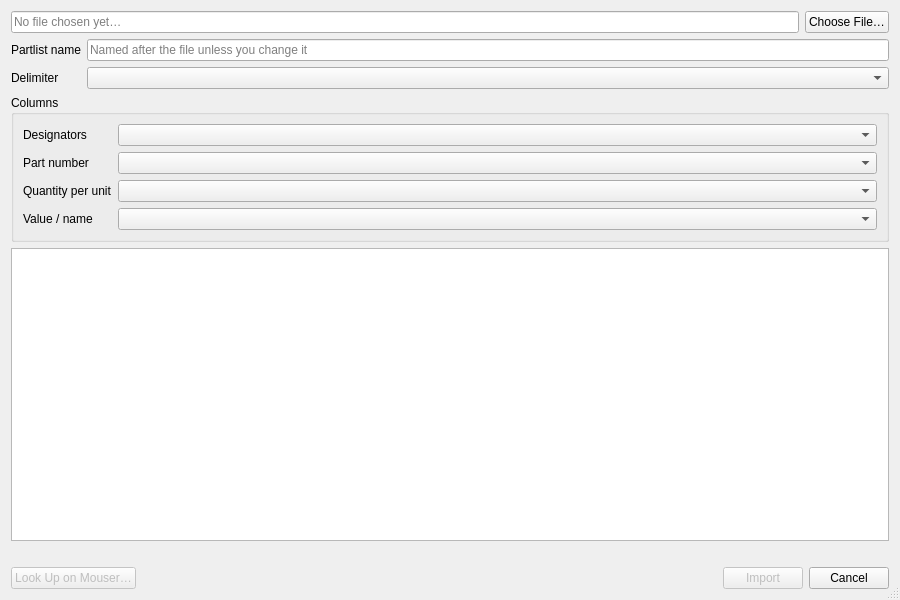
<?xml version="1.0" encoding="UTF-8"?>
<ui version="4.0">
 <class>PartlistImportDialog</class>
 <widget class="QDialog" name="PartlistImportDialog">
  <property name="geometry">
   <rect>
    <x>0</x>
    <y>0</y>
    <width>900</width>
    <height>600</height>
   </rect>
  </property>
  <property name="windowTitle">
   <string>Import CSV / BOM</string>
  </property>
  <property name="sizeGripEnabled">
   <bool>true</bool>
  </property>
  <layout class="QVBoxLayout" name="mainLayout">
   <item>
    <layout class="QHBoxLayout" name="fileLayout">
     <item>
      <widget class="QLineEdit" name="fileEdit">
       <property name="readOnly">
        <bool>true</bool>
       </property>
       <property name="placeholderText">
        <string>No file chosen yet…</string>
       </property>
      </widget>
     </item>
     <item>
      <widget class="QPushButton" name="browseButton">
       <property name="text">
        <string>Choose File…</string>
       </property>
      </widget>
     </item>
    </layout>
   </item>
   <item>
    <layout class="QFormLayout" name="headerForm">
     <item row="0" column="0">
      <widget class="QLabel" name="nameLabel">
       <property name="text">
        <string>Partlist name</string>
       </property>
      </widget>
     </item>
     <item row="0" column="1">
      <widget class="QLineEdit" name="nameEdit">
       <property name="placeholderText">
        <string>Named after the file unless you change it</string>
       </property>
      </widget>
     </item>
     <item row="1" column="0">
      <widget class="QLabel" name="delimiterLabel">
       <property name="text">
        <string>Delimiter</string>
       </property>
      </widget>
     </item>
     <item row="1" column="1">
      <widget class="QComboBox" name="delimiterCombo"/>
     </item>
    </layout>
   </item>
   <item>
    <widget class="QGroupBox" name="mappingGroup">
     <property name="title">
      <string>Columns</string>
     </property>
     <layout class="QFormLayout" name="mappingForm">
      <item row="0" column="0">
       <widget class="QLabel" name="designatorsLabel">
        <property name="text">
         <string>Designators</string>
        </property>
       </widget>
      </item>
      <item row="0" column="1">
       <widget class="QComboBox" name="designatorsCombo"/>
      </item>
      <item row="1" column="0">
       <widget class="QLabel" name="mpnLabel">
        <property name="text">
         <string>Part number</string>
        </property>
       </widget>
      </item>
      <item row="1" column="1">
       <widget class="QComboBox" name="mpnCombo"/>
      </item>
      <item row="2" column="0">
       <widget class="QLabel" name="quantityLabel">
        <property name="text">
         <string>Quantity per unit</string>
        </property>
       </widget>
      </item>
      <item row="2" column="1">
       <widget class="QComboBox" name="quantityCombo"/>
      </item>
      <item row="3" column="0">
       <widget class="QLabel" name="valueLabel">
        <property name="text">
         <string>Value / name</string>
        </property>
       </widget>
      </item>
      <item row="3" column="1">
       <widget class="QComboBox" name="valueCombo"/>
      </item>
     </layout>
    </widget>
   </item>
   <item>
    <widget class="QTableWidget" name="previewTable">
     <property name="selectionBehavior">
      <enum>QAbstractItemView::SelectRows</enum>
     </property>
     <property name="selectionMode">
      <enum>QAbstractItemView::SingleSelection</enum>
     </property>
     <property name="editTriggers">
      <set>QAbstractItemView::NoEditTriggers</set>
     </property>
     <property name="alternatingRowColors">
      <bool>true</bool>
     </property>
     <attribute name="verticalHeaderVisible">
      <bool>false</bool>
     </attribute>
    </widget>
   </item>
   <item>
    <widget class="QLabel" name="statusLabel">
     <property name="text">
      <string notr="true"/>
     </property>
     <property name="wordWrap">
      <bool>true</bool>
     </property>
    </widget>
   </item>
   <item>
    <layout class="QHBoxLayout" name="footerLayout">
     <item>
      <widget class="QPushButton" name="mouserButton">
       <property name="text">
        <string>Look Up on Mouser…</string>
       </property>
       <property name="enabled">
        <bool>false</bool>
       </property>
      </widget>
     </item>
     <item>
      <spacer name="footerSpacer">
       <property name="orientation">
        <enum>Qt::Horizontal</enum>
       </property>
       <property name="sizeHint" stdset="0">
        <size>
         <width>40</width>
         <height>20</height>
        </size>
       </property>
      </spacer>
     </item>
     <item>
      <widget class="QPushButton" name="importButton">
       <property name="text">
        <string>Import</string>
       </property>
       <property name="enabled">
        <bool>false</bool>
       </property>
       <property name="default">
        <bool>true</bool>
       </property>
      </widget>
     </item>
     <item>
      <widget class="QPushButton" name="cancelButton">
       <property name="text">
        <string>Cancel</string>
       </property>
      </widget>
     </item>
    </layout>
   </item>
  </layout>
 </widget>
 <resources/>
 <connections/>
</ui>
